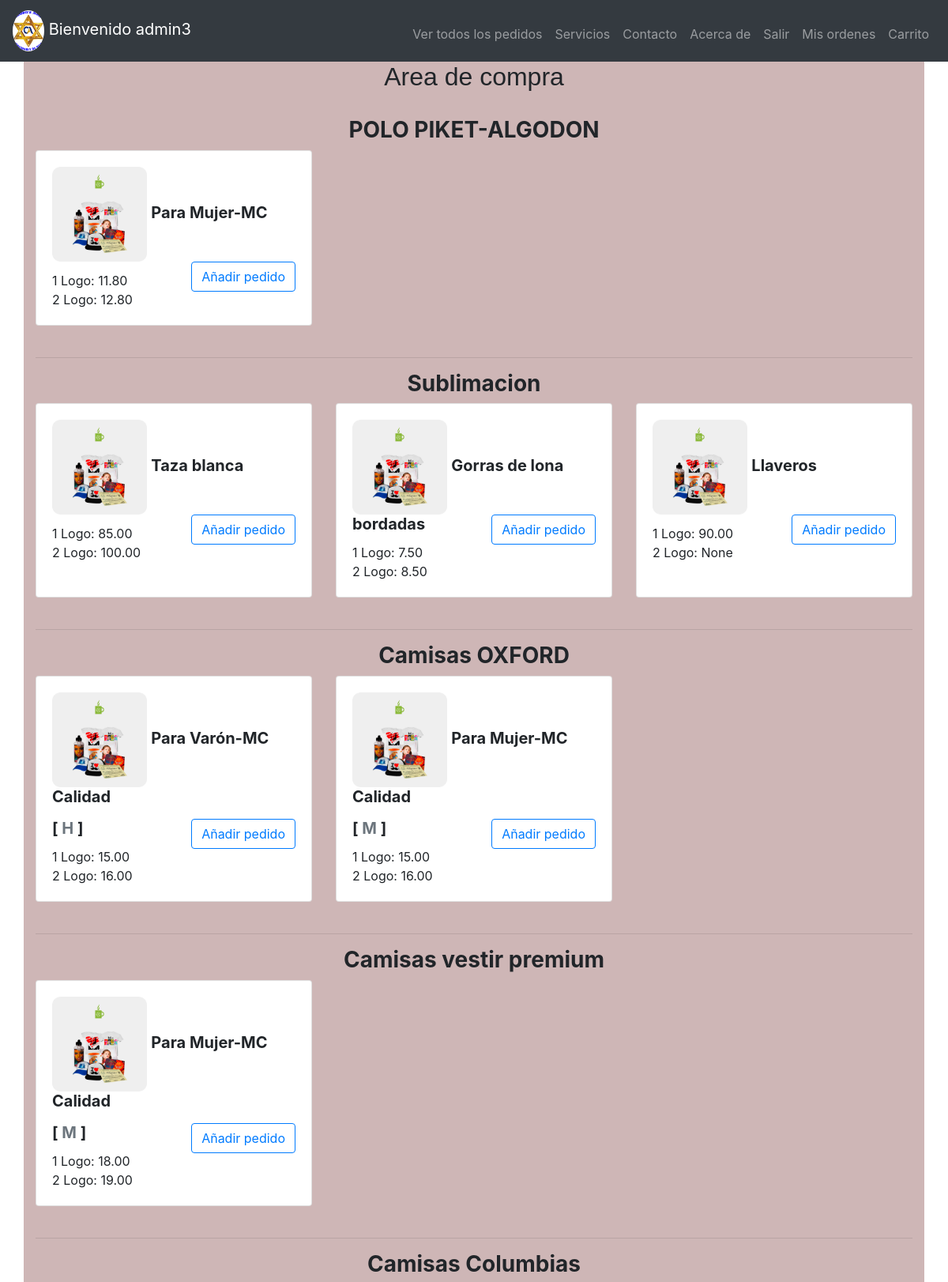
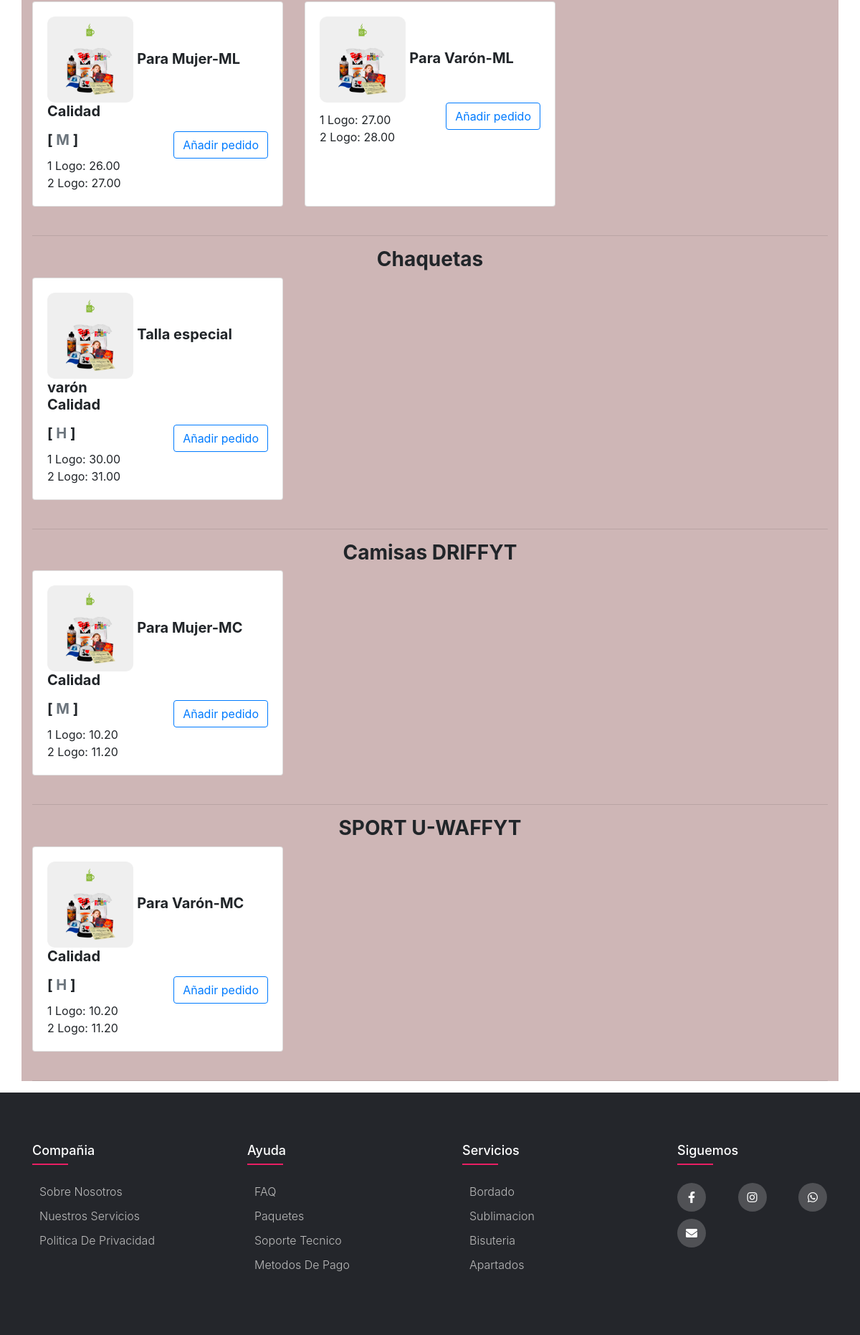
/products/ (signed in), run on the app's committed database (2 pictures, top to bottom).
### APPS/models.py (models this page shows, shortened)
class Item_Category(models.Model):
    name = models.CharField(max_length=64)

class Item(models.Model):
    TYPE = [
        ('M', 'Camisa Mujer'),
        ('H', 'Camisa Varon')
    ]
    category = models.ForeignKey(Item_Category, on_delete=models.CASCADE, related_name='item_category')
    name = models.CharField(max_length=64)
    item_type = models.CharField(max_length=1, choices=TYPE, blank=True, null=True)
    price_small = models.DecimalField(max_digits=6, decimal_places=2, blank=True, null=True)
    price_large = models.DecimalField(max_digits=6, decimal_places=2, blank=True, null=True)
    def max_topping(self):
        if(self.name[0].isdigit()):
            string = ''
            for i in range(1, int(self.name[0]) +1):
                string += f'{i}'
            return string
        return None

### APPS/views.py (the view)
# urls.py: path('products/', views.products, name='products'),
def products(request):
    if request.user.is_authenticated:
        context = {
        'item_cats': Item_Category.objects.all(),
        'items': Item.objects.all(),
        'toppings': Topping.objects.all()
    }
        return render(request, 'productos.html', context)
    else:
        return redirect('login')

### APPS/templates/productos.html (shortened to what this page needs)
{% extends 'layout.html' %}
{% block content %}
<div class="container" style="background-color: rgb(206, 182, 182);">
<center><h2 style="font-family: Arial, Helvetica, sans-serif">Area de compra</h2></center>
<br>
{%for item_cat in item_cats %}
<h3 id="{{item_cat.name}}" style="text-align: center;"><strong>{{item_cat.name}}</strong></h3>
<div class="row row-cols-1 row-cols-md-3">
    {% for item in items %}
        {% if item.category == item_cat %}
        <div class="col mb-4">
            <div class="card h-100"">
                <div class="card-body">
                    <h5 class="card-title">
                      {%load static%}
                      <img src="../static/img/imgstatic.png" style="width:120px; height: 120px;">
                        <strong>
                            {{item.name}}
                            {%if item.item_type != none %}
                                <p>Calidad</p>
                                [ <span class="text-muted">{{item.item_type}}</span> ]
                            {%endif%}
                        </strong>
                        <button style="float: right;" class="btn btn-outline-primary" data-toggle="modal" data-target="#item-{{item.id}}-modal">Añadir pedido</button>
                    </h5>
                    <p class="card-text">1 Logo: {{item.price_small}}<br>2 Logo: {{item.price_large}} </strong></p>
                </div>
            </div>
        </div>
        {%endif%}
    {%endfor%}
  </div><hr>
{%endfor%}
</div>
{%endblock%}

### APPS/templates/layout.html (shortened to what this page needs)
<!DOCTYPE html>
<html lang="en">
<head>
    {% load static %}
    <link rel="stylesheet" href="https://stackpath.bootstrapcdn.com/bootstrap/4.4.1/css/bootstrap.min.css">
    <link rel="stylesheet" href="{%static 'style.css' %}">
    <link rel="stylesheet" href="https://cdnjs.cloudflare.com/ajax/libs/font-awesome/5.15.3/css/all.min.css">
</head>
<body>
    <nav class="navbar navbar-expand-md navbar-dark bg-dark sticky-top">
        <a class="navbar-brand" href="{% url 'index' %}">
          <img src="../static/img/logo.jpg" href="#" class="rounded-circle" alt="logo" style="width:40px;">   Bienvenido {{ user.get_username }}
        </a>
        <div class="collapse navbar-collapse" id="navbar">
        <ul class="navbar-nav ml-auto mt-2">
          {%if request.user.is_staff %}
          <li class="nav-item"><a class="nav-link" href="{% url 'vieworders' %}">Ver todos los pedidos</a></li>
          {%endif%}
          <li class="nav-item"><a class="nav-link" href="{% url 'products' %}">Servicios</a></li>
          <li class="nav-item"><a class="nav-link" href="{% url 'visita' %}">Contacto</a></li>
          <li class="nav-item"><a class="nav-link" href="{% url 'acerca' %}">Acerca de</a></li>
          {% if user.is_authenticated %}
                <li class="nav-item"><a class="nav-link" href="{% url 'logout' %}">Salir</a></li>
                <li class="nav-item"><a class="nav-link" href="{% url 'orders' %}">Mis ordenes</a></li>
		            <li class="nav-item"><a class="nav-link" href="{% url 'cart' %}">Carrito</a></li>
          {% else %}
              <li class="nav-item"><a class="nav-link" href="{% url 'register' %}">Registrar</a></li>
              <li class="nav-item"><a class="nav-link" href="{% url 'login' %}">Login</a></li>
          {% endif %}
        </ul>
        </div>
      </nav>
    {% block content %}
	{% endblock content %}
  <footer class="footer" id="Footer">
    <link rel="stylesheet" href="../static/css/footer.css">
    <div class="container-footer" data-aos="fade-down">
        <div class="row" data-aos="fade-down">
            <div class="footer-colum" data-aos="fade-down">
                <h4>Compañia</h4>
                <ul>
                   <li><a href="{% url 'acerca' %}" id="foo" data-toggle="popover" title="Popover Header" data-trigger="focus" data-content="Some content inside the popover">Sobre nosotros</a></li>
                   <li><a href="#foo1" id="foo1" data-toggle="popover" title="Popover Header" data-trigger="focus" data-content="Some content inside the popover">Nuestros servicios</a></li>
                   <li><a href="#foo2" id="foo2" data-toggle="popover" title="Popover Header" data-trigger="focus" data-content="Some content inside the popover">Politica de privacidad</a></li>
                </ul>
            </div>
            <div class="footer-colum" data-aos="fade-down">
                <h4>Ayuda</h4>
                <ul>
                   <li><a href="#">FAQ</a></li>
                   <li><a href="#">Paquetes</a></li>
                   <li><a href="#">Soporte tecnico</a></li>
                   <li><a href="#">Metodos de pago</a></li>
                </ul>
            </div>
            <div class="footer-colum" data-aos="fade-down">
                <h4>Servicios</h4>
                <ul>
                   <li><a href="#">Bordado</a></li>
                   <li><a href="#">Sublimacion</a></li>
                   <li><a href="#">Bisuteria</a></li>
                   <li><a href="#">Apartados</a></li>
                </ul>
            </div>
            <div class="footer-colum" data-aos="fade-down">
                <h4>Siguemos</h4>
                <div class="redes" data-aos="fade-down">
                    <a href="https://www.facebook.com/comavdel/" target="_blank"><i class="fab fa-facebook-f"></i></a>
                    <a href="https://www.instagram.com/com_avdel/" target="_blank"><i class="fab fa-instagram"></i></a>
                    <a href="https://api.whatsapp.com/send?phone=50575471653"><i class="fab fa-whatsapp"></i></a>
                    <a href="mailto:gestioncomavdel@hotmail.com"><i class="fas fa-envelope"></i></a>
                </div>
            </div>
        </div>
    </div>
</footer>
</body>
</html>

### APPS/static/style.css (style rules this page uses)
.container-footer { max-width: 1170px; margin: auto; }
.row { display: flex; flex-wrap: wrap; }
ul { list-style: none; }
.footer { overflow: hidden; margin-top: 0; background-color: #24262b; padding: 70px 0; }
.footer-colum { width: 25%; padding: 0 15px; }
.footer-colum h4 { font-size: 18px; color: #ffffff; text-transform: capitalize; margin-left: 30px; margin-bottom: 35px; font-weight: 500; position: relative; }
.footer-colum h4::before { content: ''; position: absolute; left: 0; bottom: -10px; background-color: #e91e63; height: 2px; box-sizing: border-box; width: 50px; }
.footer-colum ul li:not(:last-child) { margin-bottom: 10px; }
.footer-colum ul li a { font-size: 16px; text-transform: capitalize; color: #ffffff; text-decoration: none; font-weight: 300; color: #bbbbbb; display: block; transition: all 0.3s ease; }
.footer-colum .redes a { display: inline-block; height: 40px; width: 40px; background-color: rgba(255,255,255,0.2); margin:0 10px 10px 30px; text-align: center; line-height: 40px; border-radius: 50%; color: #ffffff; transition: all 0.5s ease; }

### data on the page
Item_Category: name "POLO PIKET-ALGODON"
Item: name "Para Mujer-MC", price_small "11.80", price_large "12.80"
Item_Category: name "Sublimacion"
Item: name "Taza blanca", price_small "85.00", price_large "100.00"
Item: name "Gorras de lona bordadas", price_small "7.50", price_large "8.50"
Item: name "Llaveros", price_small "90.00", price_large "None"
Item_Category: name "Camisas OXFORD"
Item: name "Para Varón-MC", item_type "H", price_small "15.00", price_large "16.00"
Item: name "Para Mujer-MC", item_type "M", price_small "15.00", price_large "16.00"
Item_Category: name "Camisas vestir premium"
Item: name "Para Mujer-MC", item_type "M", price_small "18.00", price_large "19.00"
Item_Category: name "Camisas Columbias"
Item: name "Para Mujer-ML", item_type "M", price_small "26.00", price_large "27.00"
Item: name "Para Varón-ML", price_small "27.00", price_large "28.00"
Item_Category: name "Chaquetas"
Item: name "Talla especial varón", item_type "H", price_small "30.00", price_large "31.00"
Item_Category: name "Camisas DRIFFYT"
Item: name "Para Mujer-MC", item_type "M", price_small "10.20", price_large "11.20"
Item_Category: name "SPORT U-WAFFYT"
Item: name "Para Varón-MC", item_type "H", price_small "10.20", price_large "11.20"

### other printed values
{{ user.get_username }} "admin3"
